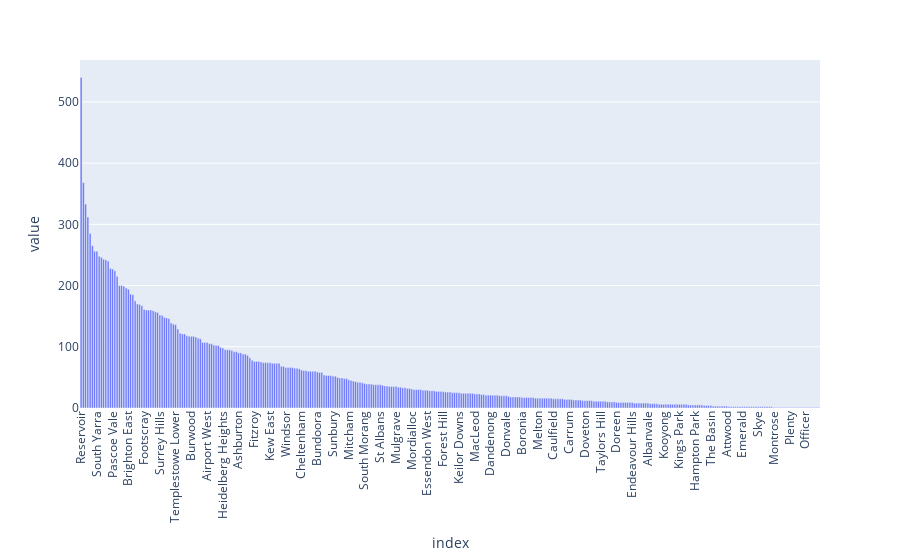

The cell this chart's notebook holds for it:
### Markdown cell above
## suburb

### Code cell
bar(train['suburb'].value_counts())

### Figure 1 — Plotly figure (JSON) as saved in the notebook; plotly's stock layout.template omitted (floating-point values rounded to 4 significant figures; data arrays with more than 128 entries replaced by an {"elided": "..."} marker saying what was removed)
{"data": [{"alignmentgroup": "True", "hovertemplate": "variable=suburb<br>index=%{x}<br>value=%{y}<extra></extra>", "legendgroup": "suburb", "marker": {"color": "#636efa", "pattern": {"shape": ""}}, "name": "suburb", "offsetgroup": "suburb", "orientation": "v", "showlegend": true, "textposition": "auto", "x": {"elided": "329 str values"}, "xaxis": "x", "y": {"elided": "329 int values"}, "yaxis": "y", "type": "bar"}], "layout": {"xaxis": {"anchor": "y", "domain": [0.0, 1.0], "title": {"text": "index"}, "tickangle": -90}, "yaxis": {"anchor": "x", "domain": [0.0, 1.0], "title": {"text": "value"}}, "legend": {"title": {"text": "variable"}, "tracegroupgap": 0}, "margin": {"t": 60}, "barmode": "relative", "showlegend": false}}
